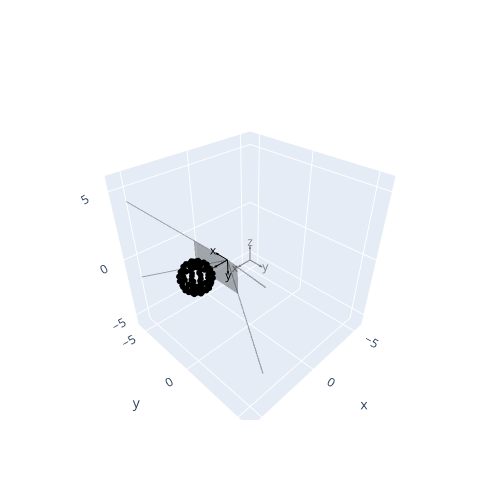

Notebook code for this chart:
### Code cell
# example data 
px, py, pz = 4.5, 0, 1
data = np.array([[np.cos(theta)*np.sin(phi)+px, np.sin(theta)*np.sin(phi)+py, np.cos(phi)+pz] 
                 for theta in np.linspace(0, 2*np.pi, 11)
                 for phi in np.linspace(0, np.pi, 10)])

pts = PointCloud()
pts.add_data(data)


camera = Camera(Ry(np.pi/2)@Rz(-np.pi/2), np.array([2, 0, 1]))
camera.capture(pts.data)

#pts.add_data(camera.camera_data)


plot_all([camera, pts], world=True)

camera.show_image()

### Figure 1 — Plotly figure (JSON) as saved in the notebook; plotly's stock layout.template omitted (floating-point values rounded to 4 significant figures)
{"data": [{"line": {"color": "gray"}, "mode": "lines", "showlegend": false, "type": "scatter3d", "x": [0, 1], "y": [0, 0], "z": [0, 0]}, {"colorscale": [[0, "gray"], [1, "gray"]], "showlegend": false, "showscale": false, "sizemode": "scaled", "sizeref": 0.3, "type": "cone", "u": [1], "v": [0], "w": [0], "x": [1], "y": [0], "z": [0]}, {"mode": "text", "showlegend": false, "text": ["x"], "textfont": {"color": "gray"}, "textposition": "middle center", "type": "scatter3d", "x": [1.4], "y": [0], "z": [0]}, {"line": {"color": "gray"}, "mode": "lines", "showlegend": false, "type": "scatter3d", "x": [0, 0], "y": [0, 1], "z": [0, 0]}, {"colorscale": [[0, "gray"], [1, "gray"]], "showlegend": false, "showscale": false, "sizemode": "scaled", "sizeref": 0.3, "type": "cone", "u": [0], "v": [1], "w": [0], "x": [0], "y": [1], "z": [0]}, {"mode": "text", "showlegend": false, "text": ["y"], "textfont": {"color": "gray"}, "textposition": "middle center", "type": "scatter3d", "x": [0], "y": [1.4], "z": [0]}, {"line": {"color": "gray"}, "mode": "lines", "showlegend": false, "type": "scatter3d", "x": [0, 0], "y": [0, 0], "z": [0, 1]}, {"colorscale": [[0, "gray"], [1, "gray"]], "showlegend": false, "showscale": false, "sizemode": "scaled", "sizeref": 0.3, "type": "cone", "u": [0], "v": [0], "w": [1], "x": [0], "y": [0], "z": [1]}, {"mode": "text", "showlegend": false, "text": ["z"], "textfont": {"color": "gray"}, "textposition": "middle center", "type": "scatter3d", "x": [0], "y": [0], "z": [1.4]}, {"line": {"color": "black"}, "mode": "lines", "showlegend": false, "type": "scatter3d", "x": [2, 2], "y": [0, -1], "z": [1, 1.0]}, {"colorscale": [[0, "black"], [1, "black"]], "showlegend": false, "showscale": false, "sizemode": "scaled", "sizeref": 0.3, "type": "cone", "u": [0], "v": [-1], "w": [-1.11e-16], "x": [2], "y": [-1], "z": [1.0]}, {"mode": "text", "showlegend": false, "text": ["x"], "textfont": {"color": "black"}, "textposition": "middle center", "type": "scatter3d", "x": [2.0], "y": [-1.4], "z": [1.0]}, {"line": {"color": "black"}, "mode": "lines", "showlegend": false, "type": "scatter3d", "x": [2, 2], "y": [0, 6.123e-17], "z": [1, 0]}, {"colorscale": [[0, "black"], [1, "black"]], "showlegend": false, "showscale": false, "sizemode": "scaled", "sizeref": 0.3, "type": "cone", "u": [0], "v": [6.123e-17], "w": [-1], "x": [2], "y": [6.123e-17], "z": [0]}, {"mode": "text", "showlegend": false, "text": ["y"], "textfont": {"color": "black"}, "textposition": "middle center", "type": "scatter3d", "x": [2.0], "y": [8.573e-17], "z": [-0.4]}, {"line": {"color": "black"}, "mode": "lines", "showlegend": false, "type": "scatter3d", "x": [2, 3], "y": [0, 0], "z": [1, 1]}, {"colorscale": [[0, "black"], [1, "black"]], "showlegend": false, "showscale": false, "sizemode": "scaled", "sizeref": 0.3, "type": "cone", "u": [1], "v": [0], "w": [0], "x": [3], "y": [0], "z": [1]}, {"mode": "text", "showlegend": false, "text": ["z"], "textfont": {"color": "black"}, "textposition": "middle center", "type": "scatter3d", "x": [3.4], "y": [0], "z": [1.0]}, {"color": "black", "i": [0, 0], "j": [1, 2], "k": [2, 3], "opacity": 0.3, "type": "mesh3d", "x": [3, 3, 3, 3], "y": [2, -2, -2, 2], "z": [2, 2, -1.11e-16, 2.22e-16]}, {"line": {"color": "black"}, "mode": "lines", "opacity": 0.3, "showlegend": false, "type": "scatter3d", "x": [2, 10002], "y": [0, 20000], "z": [1, 10001]}, {"line": {"color": "black"}, "mode": "lines", "opacity": 0.3, "showlegend": false, "type": "scatter3d", "x": [2, 10002], "y": [0, -20000], "z": [1, 10001]}, {"line": {"color": "black"}, "mode": "lines", "opacity": 0.3, "showlegend": false, "type": "scatter3d", "x": [2, 10002], "y": [0, -20000], "z": [1, -9999]}, {"line": {"color": "black"}, "mode": "lines", "opacity": 0.3, "showlegend": false, "type": "scatter3d", "x": [2, 10002], "y": [0, 20000], "z": [1, -9999.0]}, {"marker": {"color": "black", "opacity": 1, "size": 2}, "mode": "markers", "showlegend": false, "type": "scatter3d", "x": [4.5, 4.842, 5.143, 5.366, 5.485, 5.485, 5.366, 5.143, 4.842, 4.5, 4.5, 4.777, 5.02, 5.201, 5.297, 5.297, 5.201, 5.02, 4.777, 4.5, 4.5, 4.606, 4.699, 4.768, 4.804, 4.804, 4.768, 4.699, 4.606, 4.5, 4.5, 4.394, 4.301, 4.232, 4.196, 4.196, 4.232, 4.301, 4.394, 4.5, 4.5, 4.223, 3.98, 3.799, 3.703, 3.703, 3.799, 3.98, 4.223, 4.5, 4.5, 4.158, 3.857, 3.634, 3.515, 3.515, 3.634, 3.857, 4.158, 4.5, 4.5, 4.223, 3.98, 3.799, 3.703, 3.703, 3.799, 3.98, 4.223, 4.5, 4.5, 4.394, 4.301, 4.232, 4.196, 4.196, 4.232, 4.301, 4.394, 4.5, 4.5, 4.606, 4.699, 4.768, 4.804, 4.804, 4.768, 4.699, 4.606, 4.5, 4.5, 4.777, 5.02, 5.201, 5.297, 5.297, 5.201, 5.02, 4.777, 4.5, 4.5, 4.842, 5.143, 5.366, 5.485, 5.485, 5.366, 5.143, 4.842, 4.5], "y": [0, 0, 0, 0, 0, 0, 0, 0, 0, 0, 0, 0.201, 0.3778, 0.509, 0.5789, 0.5789, 0.509, 0.3778, 0.201, 7.198e-17, 0, 0.3253, 0.6113, 0.8236, 0.9366, 0.9366, 0.8236, 0.6113, 0.3253, 1.165e-16, 0, 0.3253, 0.6113, 0.8236, 0.9366, 0.9366, 0.8236, 0.6113, 0.3253, 1.165e-16, 0, 0.201, 0.3778, 0.509, 0.5789, 0.5789, 0.509, 0.3778, 0.201, 7.198e-17, 0, 4.189e-17, 7.872e-17, 1.061e-16, 1.206e-16, 1.206e-16, 1.061e-16, 7.872e-17, 4.189e-17, 1.5e-32, 0, -0.201, -0.3778, -0.509, -0.5789, -0.5789, -0.509, -0.3778, -0.201, -7.198e-17, 0, -0.3253, -0.6113, -0.8236, -0.9366, -0.9366, -0.8236, -0.6113, -0.3253, -1.165e-16, 0, -0.3253, -0.6113, -0.8236, -0.9366, -0.9366, -0.8236, -0.6113, -0.3253, -1.165e-16, 0, -0.201, -0.3778, -0.509, -0.5789, -0.5789, -0.509, -0.3778, -0.201, -7.198e-17, 0, -8.377e-17, -1.574e-16, -2.121e-16, -2.412e-16, -2.412e-16, -2.121e-16, -1.574e-16, -8.377e-17, -3e-32], "z": [2, 1.94, 1.766, 1.5, 1.174, 0.8264, 0.5, 0.234, 0.06031, 0, 2, 1.94, 1.766, 1.5, 1.174, 0.8264, 0.5, 0.234, 0.06031, 0, 2, 1.94, 1.766, 1.5, 1.174, 0.8264, 0.5, 0.234, 0.06031, 0, 2, 1.94, 1.766, 1.5, 1.174, 0.8264, 0.5, 0.234, 0.06031, 0, 2, 1.94, 1.766, 1.5, 1.174, 0.8264, 0.5, 0.234, 0.06031, 0, 2, 1.94, 1.766, 1.5, 1.174, 0.8264, 0.5, 0.234, 0.06031, 0, 2, 1.94, 1.766, 1.5, 1.174, 0.8264, 0.5, 0.234, 0.06031, 0, 2, 1.94, 1.766, 1.5, 1.174, 0.8264, 0.5, 0.234, 0.06031, 0, 2, 1.94, 1.766, 1.5, 1.174, 0.8264, 0.5, 0.234, 0.06031, 0, 2, 1.94, 1.766, 1.5, 1.174, 0.8264, 0.5, 0.234, 0.06031, 0, 2, 1.94, 1.766, 1.5, 1.174, 0.8264, 0.5, 0.234, 0.06031, 0]}], "layout": {"height": 500, "scene": {"aspectmode": "manual", "aspectratio": {"x": 1, "y": 1, "z": 1}, "xaxis": {"nticks": 4, "range": [-6, 6]}, "yaxis": {"nticks": 4, "range": [-6, 6]}, "zaxis": {"nticks": 4, "range": [-6, 6]}}, "width": 500}}
